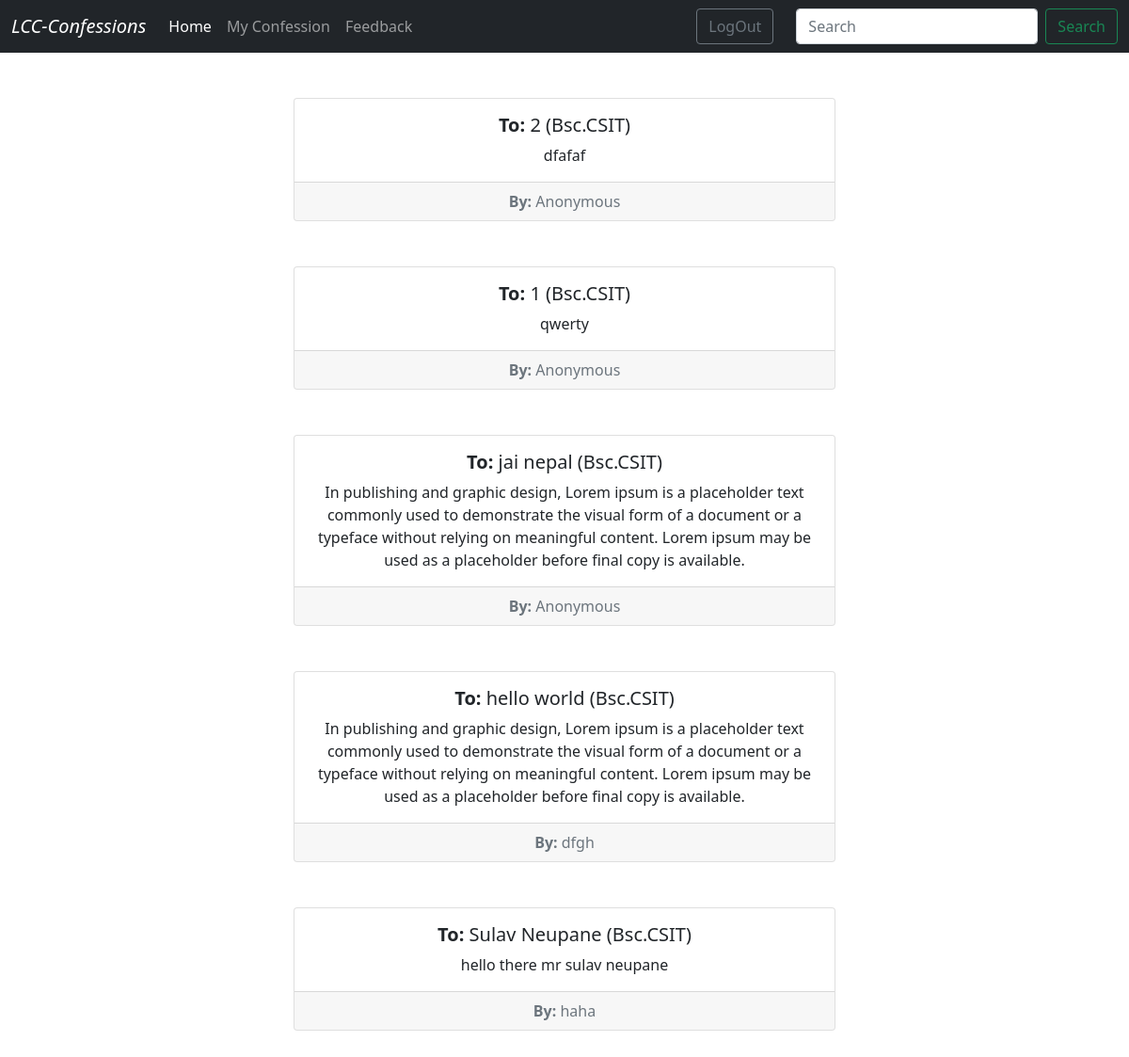
The page /home on the database its author committed.
### Confession/models.py (models this page shows)
class myconfessionmodel(models.Model):
    tosendto = models.CharField(max_length=50)
    facultyis = models.CharField(max_length=50)
    confessionmsg = models.TextField()
    youridentification = models.CharField(max_length=50)

### Confession/views.py (the view)
# urls.py: path('home', views.home, name='home'),
def home(request):
    objects = myconfessionmodel.objects.all()
    if request.method == 'POST':
        searchvalue = request.POST.get('search')
        if searchvalue != '':
            objects = myconfessionmodel.objects.filter(
                tosendto__icontains=searchvalue)
    data = {
        'info': objects
    }
    return render(request, 'index.html', data)

### templates/index.html (shortened to what this page needs)
{% extends 'base.html' %}
{% block body %}
<div class="container w-50">
    {% for n in info reversed  %}
        <div class="card text-center my-5">
            <div class="card-body">
                <h5 class="card-title"><strong>To:</strong> {{n.tosendto}} ({{n.facultyis}})</h5>
                <p class="card-text">{{n.confessionmsg}}</p>
            </div>
            <div class="card-footer text-muted">
                <strong>By:</strong> {% if n.youridentification != '' %} {{n.youridentification}} {% else %} Anonymous {% endif %}
            </div>
        </div>
    {% endfor %}
</div>
{% endblock body %}

### templates/base.html (shortened to what this page needs)
<!doctype html>
<html lang="en">
<head>
    <link href="https://cdn.jsdelivr.net/npm/bootstrap@5.0.2/dist/css/bootstrap.min.css" rel="stylesheet"
>
</head>
<body>
    <nav class="navbar navbar-expand-lg navbar-dark bg-dark">
        <div class="container-fluid">
            <a class="navbar-brand">
                <i>LCC-Confessions</i>
            </a>
            <div class="collapse navbar-collapse" id="navbarSupportedContent">
                <ul class="navbar-nav me-auto mb-2 mb-lg-0">
                    <li class="nav-item">
                        <a class="nav-link {% if request.path == '/home' %}active{% endif %} " aria-current="page"
                            href="home">Home</a>
                    </li>
                    <li class="nav-item">
                        <a class="nav-link {% if request.path == '/myconfessions' %}active{% endif %} "
                            href="myconfessions">My Confession</a>
                    </li>
                    <li class="nav-item">
                        <a class="nav-link {% if request.path == '/feedback' %}active{% endif %} "
                            href="feedback">Feedback</a>
                    </li>
                </ul>
                <a href="/logoutuser" class="mx-4"><button type="button"
                        class="btn btn-outline-secondary">LogOut</button></a>
                <form class="d-flex" method="post" action="home">
                    <input class="form-control me-2" type="search" placeholder="Search" name="search"
                        aria-label="Search">
                    <button class="btn btn-outline-success" type="submit">Search</button>
                </form>
            </div>
        </div>
    </nav>
    {% block body %}
    {% endblock body %}
</body>
</html>

### rows shown on the page
myconfessionmodel: tosendto "2", facultyis "Bsc.CSIT", confessionmsg "dfafaf", youridentification "Anonymous"
myconfessionmodel: tosendto "1", facultyis "Bsc.CSIT", confessionmsg "qwerty", youridentification "Anonymous"
myconfessionmodel: tosendto "jai nepal", facultyis "Bsc.CSIT", confessionmsg "In publishing and graphic design, Lorem ipsum is a placeholder text commonly used to demonstrate the visual form of a document or a typeface without relying on meaningful content. Lorem ipsum may be used as a placeholder before final copy is available.", youridentification "Anonymous"
myconfessionmodel: tosendto "hello world", facultyis "Bsc.CSIT", confessionmsg "In publishing and graphic design, Lorem ipsum is a placeholder text commonly used to demonstrate the visual form of a document or a typeface without relying on meaningful content. Lorem ipsum may be used as a placeholder before final copy is available.", youridentification "dfgh"
myconfessionmodel: tosendto "Sulav Neupane", facultyis "Bsc.CSIT", confessionmsg "hello there mr sulav neupane", youridentification "haha"
